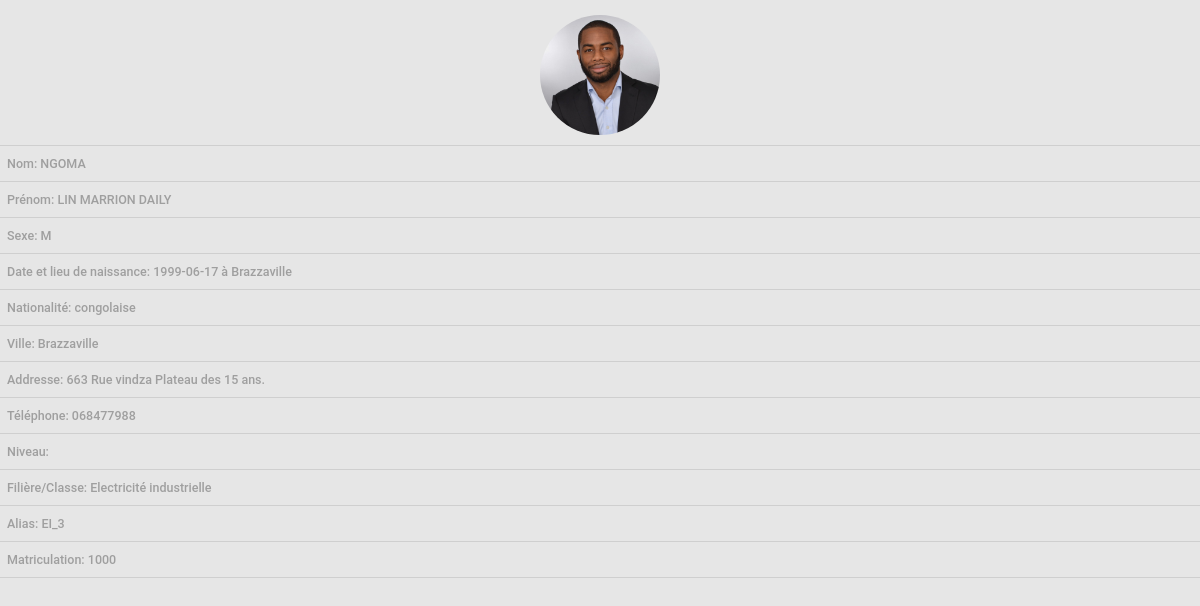
/compte_etudiant/profile.php?user=67, run on the app's committed database.
### tables this page shows
CREATE TABLE IF NOT EXISTS `profils_etudiant` (
  `id` int(11) NOT NULL AUTO_INCREMENT,
  `nom` varchar(200) DEFAULT NULL,
  `prenom` varchar(200) DEFAULT NULL,
  `sexe` varchar(200) NOT NULL,
  `date_n` date DEFAULT NULL,
  `lieu_n` varchar(100) NOT NULL,
  `nation` varchar(200) NOT NULL,
  `Adresse` varchar(100) NOT NULL,
  `Ville` varchar(100) NOT NULL,
  `Telephone` varchar(100) NOT NULL,
  `niveau` varchar(200) DEFAULT NULL,
  `filiere` varchar(200) DEFAULT NULL,
  `alias` varchar(200) DEFAULT NULL,
  `date` timestamp NULL DEFAULT CURRENT_TIMESTAMP,
  `image` text,
  `mot_de_passe` varchar(255) DEFAULT NULL,
  `mat` varchar(100) NOT NULL,
  `nom_tuteur` varchar(200) NOT NULL,
  `telephone_tuteur` varchar(200) NOT NULL,
  `email_tuteur` varchar(200) NOT NULL,
  PRIMARY KEY (`id`)
);

### compte_etudiant/profile.php (the view, shortened to what this page needs)
<?php
 require dirname(__DIR__) . DIRECTORY_SEPARATOR . 'database' . DIRECTORY_SEPARATOR . 'database.php';
$id = $_GET['user'];
    $q = $db->prepare("SELECT * FROM profils_etudiant WHERE id = '$id' ");
    $q->execute();
     while($profile=$q->fetch()){
      $nom = $profile['nom'];
      $prenom = $profile['prenom'];
      $date = $profile['date_n'];
      $lieu_n = $profile['lieu_n'];
      $addresse = $profile['Adresse'];
      $ville = $profile['Ville'];
      $tel = $profile['Telephone'];
      $niveau = $profile['niveau'];
      $filiere = $profile['filiere'];
      $image = $profile['image'];
      $alias = $profile['alias'];
      $mat = $profile['mat'];
      $sexe = $profile['sexe'];
      $nation = $profile['nation'];
    }
require '../head_foot/header.php';
?>
<br>
<center>
<img  src="<?php if($image): ?><?= "../image/$image" ?><?php else :?>../image/img_prof.png <?php endif ?>"   class="img_etudiant mx-auto d-block img-fluid" alt="Responsive image" >
</center>
<hr>
<h5>Nom: <?=$nom?></h5>
<hr>
<h5>Prénom: <?=$prenom?></h5>
<hr>
<h5>Sexe: <?=$sexe?></h5>
<hr>
<h5>Date et lieu de naissance: <?=$date. " à ". $lieu_n?></h5>
<hr>
<h5>Nationalité: <?=$nation?></h5>
<hr>
<h5>Ville: <?=$ville?></h5>
<hr>
<h5>Addresse: <?=$addresse?></h5>
<hr>
<h5>Téléphone: <?=$tel?></h5>
<hr>
<h5>Niveau: <?=$niveau?></h5>
<hr>
<h5>Filière/Classe: <?=$filiere?></h5>
<hr>
<h5>Alias: <?=$alias?></h5>
<hr>
<h5>Matriculation: <?=$mat?></h5>
<hr>
<?php require '../head_foot/footer.php' ?>

### head_foot/header.php (shortened to what this page needs)
<!doctype html>
<html lang="fr-CG">
  <head>
    <link rel="stylesheet" href="../css/bootstrap.min.css">
    <link rel="stylesheet" href="../css/all.min.css">
  </head>
  <body>

### head_foot/footer.php (shortened to what this page needs)
<br>
  </body>
</html>

### compte_etudiant/profile.php (style rules this page uses)
* { font-size: min(10vw, 10px); }
h5 { margin-left: 7px; }
.img_etudiant { max-width: 120px; min-width: 100px; border-radius: 50%; }

### data on the page
profils_etudiant: image (picture), nom "NGOMA", prenom "LIN MARRION DAILY", sexe "M", date_n "1999-06-17", lieu_n "Brazzaville", nation "congolaise", Ville "Brazzaville", Adresse "663 Rue vindza Plateau des 15 ans.", Telephone "068477988", filiere "Electricité industrielle", alias "EI_3", mat "1000"
